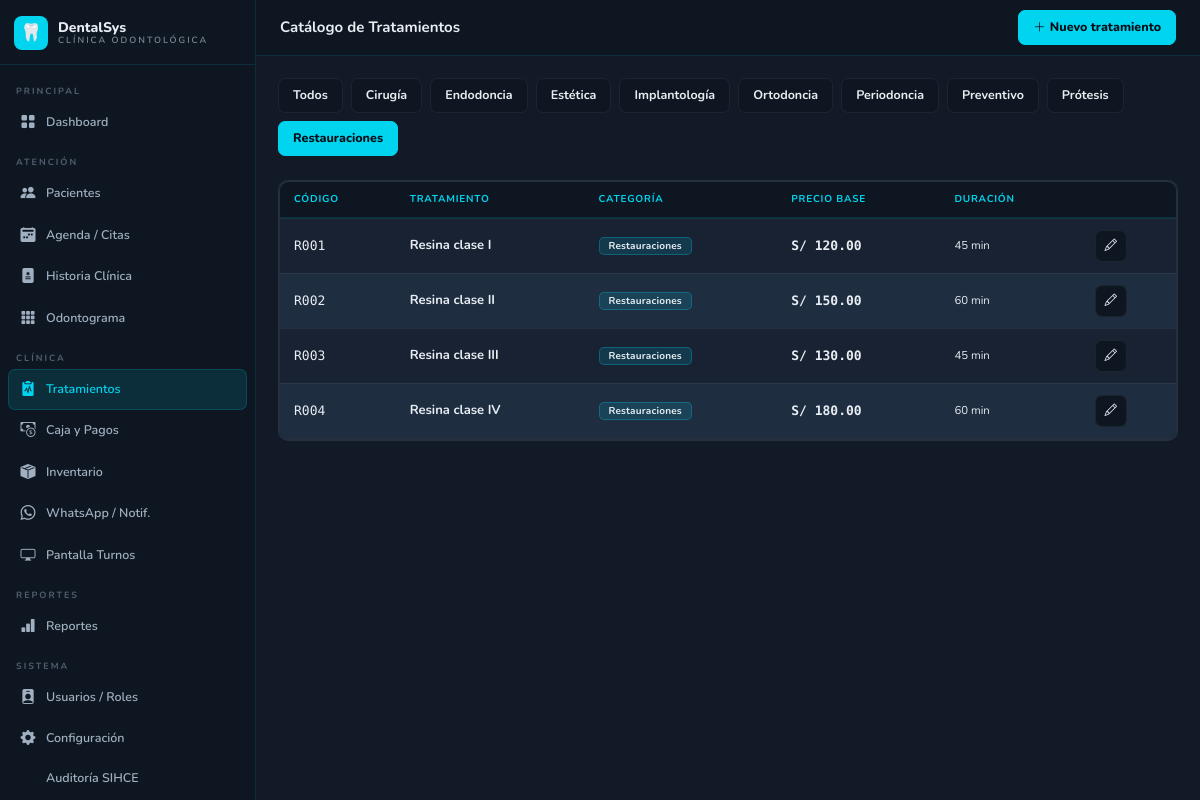
The page /pages/tratamientos.php?cat=2 (signed in) on the database its author committed.
### tables this page shows
CREATE TABLE IF NOT EXISTS categorias_tratamiento(id INT UNSIGNED NOT NULL AUTO_INCREMENT,nombre VARCHAR(100) NOT NULL,color VARCHAR(7) DEFAULT '#00D4EE',PRIMARY KEY(id));

CREATE TABLE IF NOT EXISTS tratamientos_catalogo(id INT UNSIGNED NOT NULL AUTO_INCREMENT,categoria_id INT UNSIGNED DEFAULT NULL,codigo VARCHAR(20) DEFAULT NULL,nombre VARCHAR(200) NOT NULL,descripcion TEXT DEFAULT NULL,precio_base DECIMAL(10,2) NOT NULL DEFAULT 0.00,duracion_min INT DEFAULT 60,activo TINYINT(1) DEFAULT 1,PRIMARY KEY(id),KEY idx_cat(categoria_id));

### includes/config.php (called while the page is built, shortened)
<?php
function db(): PDO {
    static $pdo = null;
    if (!$pdo) $pdo = new PDO(
        "mysql:host=".DB_HOST.";dbname=".DB_NAME.";charset=utf8mb4",
        DB_USER, DB_PASS,
        [PDO::ATTR_ERRMODE=>PDO::ERRMODE_EXCEPTION,
         PDO::ATTR_DEFAULT_FETCH_MODE=>PDO::FETCH_ASSOC,
         PDO::ATTR_EMULATE_PREPARES=>false]
    );
    return $pdo;
}
function e(string $s): string { return htmlspecialchars($s,ENT_QUOTES,'UTF-8'); }
function mon(float $m): string { return getCfg('moneda','S/').' '.number_format($m,2); }
function getCfg(string $k, string $d=''): string {
    static $c=[];
    if(!isset($c[$k])){$s=db()->prepare("SELECT valor FROM configuracion WHERE clave=?");$s->execute([$k]);$c[$k]=$s->fetchColumn()?:$d;}
    return $c[$k];
}

### pages/tratamientos.php (the view, shortened to what this page needs)
<?php
require_once __DIR__.'/../includes/config.php';
$accion=$_GET['accion']??'catalogo'; $id=(int)($_GET['id']??0);
if($accion==='catalogo'){
 $cats=db()->query("SELECT * FROM categorias_tratamiento ORDER BY nombre")->fetchAll();
 $cat_sel=(int)($_GET['cat']??0);
 $w='WHERE t.activo=1'; $pm=[];
 if($cat_sel){$w.=' AND t.categoria_id=?';$pm[]=$cat_sel;}
 $trats=db()->prepare("SELECT t.*,c.nombre AS cat_nm,c.color AS cat_col FROM tratamientos_catalogo t LEFT JOIN categorias_tratamiento c ON t.categoria_id=c.id $w ORDER BY c.nombre,t.nombre");
 $trats->execute($pm); $trats=$trats->fetchAll();
 $topbar_act='<a href="?accion=nuevo_trat" class="btn btn-primary"><i class="bi bi-plus-lg me-1"></i>Nuevo tratamiento</a>';
 require_once __DIR__.'/../includes/header.php';
?>
<div class="d-flex gap-2 flex-wrap mb-4">
 <a href="?" class="btn btn-sm <?=!$cat_sel?'btn-primary':'btn-dk'?>">Todos</a>
 <?php foreach($cats as $c): ?>
 <a href="?cat=<?=$c['id']?>" class="btn btn-sm <?=$cat_sel==$c['id']?'btn-primary':'btn-dk'?>" style="<?=$cat_sel==$c['id']?'':'border-left:3px solid '.$c['color']?>"><?=e($c['nombre'])?></a>
 <?php endforeach; ?>
</div>
<div class="card"><div class="table-responsive"><table class="table mb-0">
 <thead><tr><th>Código</th><th>Tratamiento</th><th>Categoría</th><th>Precio base</th><th>Duración</th><th></th></tr></thead>
 <tbody>
 <?php foreach($trats as $t): ?>
 <tr>
  <td class="mon" style="color:var(--c);font-size:11px"><?=e($t['codigo']??'—')?></td>
  <td><strong><?=e($t['nombre'])?></strong><?php if($t['descripcion']): ?><br><small><?=e(mb_substr($t['descripcion'],0,50))?></small><?php endif; ?></td>
  <td><span class="badge" style="background:<?=$t['cat_col']??'#607080'?>22;color:<?=$t['cat_col']??'#A0B0C0'?>;border:1px solid <?=$t['cat_col']??'#607080'?>44"><?=e($t['cat_nm']??'—')?></span></td>
  <td class="mon fw-bold"><?=mon((float)$t['precio_base'])?></td>
  <td><small><?=$t['duracion_min']?> min</small></td>
  <td><a href="?accion=editar_trat&id=<?=$t['id']?>" class="btn btn-dk btn-ico"><i class="bi bi-pencil"></i></a></td>
 </tr>
 <?php endforeach; ?>
 </tbody>
</table></div></div>
<?php require_once __DIR__.'/../includes/footer.php';
}

### includes/header.php (style rules this page uses)
:root { --bg:#111A26;--bg2:#182233;--bg3:#0E1621;--bg4:#1E2D40; --c:#00D4EE;--c2:#00B8CC;--g:#2ECC8E;--a:#F5A623;--r:#E05252;--b:#5BA8F5;--p:#8B5CF6; --t:#E8EDF2;--t2:#A0B0C0;--t3:#506070; --bd:rgba(0,212,238,.12);--bd2:rgba(255,255,255,.06);--sw:256px }
* { box-sizing:border-box }
body { font-family:'Nunito',sans-serif;font-size:14px;background:var(--bg);color:var(--t);min-height:100vh;overflow-x:hidden }
.card { background:var(--bg2)!important;border:1px solid var(--bd2)!important;border-radius:10px!important }
.badge { padding:3px 9px;border-radius:5px;font-size:10px;font-weight:700;letter-spacing:.2px }
.btn { font-family:'Nunito',sans-serif;font-weight:700;font-size:12.5px;border-radius:7px;padding:7px 14px;transition:all .16s }
.btn-primary { background:var(--c)!important;border-color:var(--c)!important;color:#050E18!important;font-weight:800 }
.btn-dk { background:var(--bg3)!important;border:1px solid var(--bd2)!important;color:var(--t)!important }
.btn-ico { width:32px;height:32px;padding:0!important;display:inline-flex;align-items:center;justify-content:center;border-radius:7px }
.table { font-size:13px;color:var(--t)!important }
.table thead th { background:var(--bg3)!important;color:var(--c)!important;font-size:10px!important;font-weight:700!important;text-transform:uppercase!important;letter-spacing:.8px!important;padding:10px 14px!important;border-bottom:2px solid var(--bd)!important;white-space:nowrap }
.table tbody td { background:var(--bg2)!important;color:var(--t)!important;padding:11px 14px!important;vertical-align:middle!important;border-bottom:1px solid var(--bd2)!important;font-size:13px!important }
.table tbody tr:nth-child(even) td { background:var(--bg4)!important }
.table-responsive { border:1px solid var(--bd2);border-radius:10px;overflow:hidden }
.mon { font-family:'DM Mono',monospace;font-weight:500 }
small { color:var(--t2) }
body { color:var(--t)!important }
.card * { color:inherit }
.card,.p-4,.p-3 { color:var(--t) }
small,.small,.text-muted,.text-secondary { color:var(--t2)!important }
.table td,.table th,.table td *,.table th * { color:var(--t)!important }
::placeholder { color:var(--t3)!important;opacity:1 }
.card p,.card li,.card strong,.card b { color:var(--t) }

### rows shown on the page
categorias_tratamiento: nombre "Cirugía"
categorias_tratamiento: nombre "Endodoncia"
categorias_tratamiento: nombre "Estética"
categorias_tratamiento: nombre "Implantología"
categorias_tratamiento: nombre "Ortodoncia"
categorias_tratamiento: nombre "Periodoncia"
categorias_tratamiento: nombre "Preventivo"
categorias_tratamiento: nombre "Prótesis"
categorias_tratamiento: nombre "Restauraciones"
tratamientos_catalogo: codigo "R001", nombre "Resina clase I", categorias_tratamiento.nombre "Restauraciones", precio_base "S/ 120.00", duracion_min "45"
tratamientos_catalogo: codigo "R002", nombre "Resina clase II", categorias_tratamiento.nombre "Restauraciones", precio_base "S/ 150.00", duracion_min "60"
tratamientos_catalogo: codigo "R003", nombre "Resina clase III", categorias_tratamiento.nombre "Restauraciones", precio_base "S/ 130.00", duracion_min "45"
tratamientos_catalogo: codigo "R004", nombre "Resina clase IV", categorias_tratamiento.nombre "Restauraciones", precio_base "S/ 180.00", duracion_min "60"

### other values the page prints
$titulo "Catálogo de Tratamientos"
